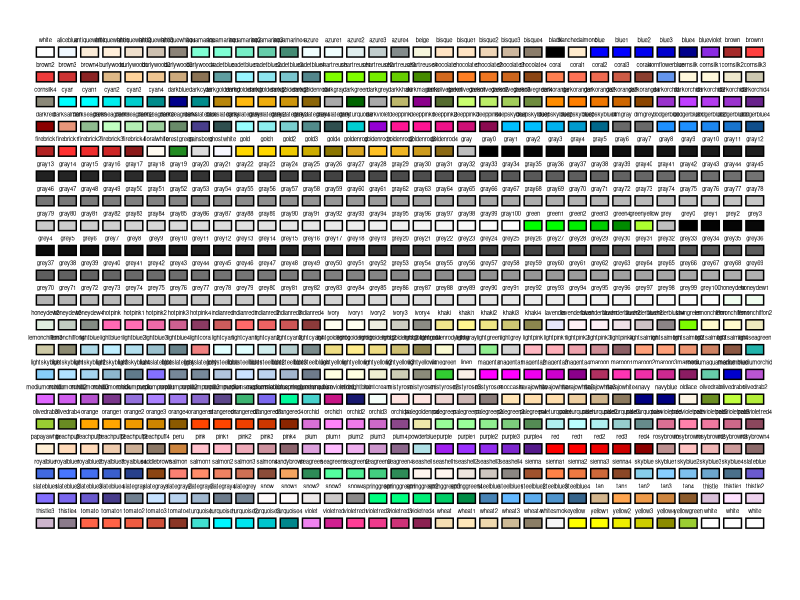

Reproduce this figure in R.
library(tidyverse)


clr <- data.frame(no=1:657,color=colors()) %>% 
  rbind(data.frame(no=658:660,color=rep('white',3)))

clr <- clr %>% 
  mutate(x=rep(1:33*30,20)) %>% 
  mutate(y=rep(1:20*5,each=33))


ggplot(clr, aes(xmin=x-12,xmax=x+12, ymin=y-1,ymax=y+1)) +
  geom_rect(aes(fill=I(color)),colour = "black")+
  lims(y=c(110,0))+
  theme_void()+
  geom_text(aes(x,y-2.5,label=color),size=1.5)




